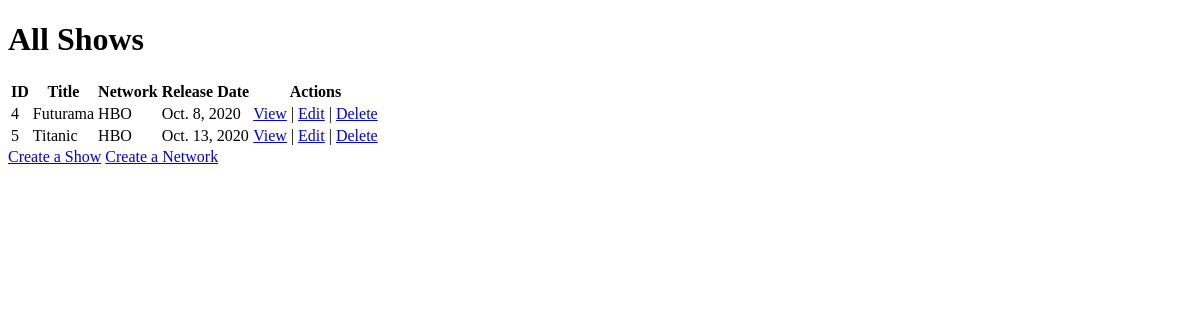
The app's page /shows, older data.
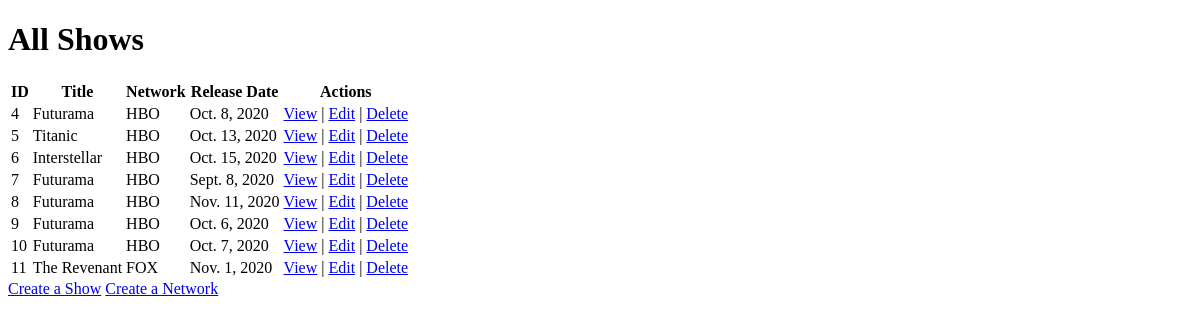
The same page, newer data.
### tv_app/models.py (models this page shows)
class Show(models.Model):
    title = models.CharField(max_length=255)
    release_date = models.DateField(blank=True)
    network = models.ForeignKey(Network, related_name = 'shows', on_delete = models.CASCADE)
    desc = models.TextField(blank=True)
    created_at = models.DateTimeField(auto_now_add=True)
    updated_at = models.DateTimeField(auto_now=True)
    objects = TV_Manager()

class Network(models.Model):
    name = models.CharField(max_length=255)
    created_at = models.DateTimeField(auto_now_add=True)
    updated_at = models.DateTimeField(auto_now=True)

### tv_app/views.py (the view)
# urls.py: path('shows', views.shows),
def shows(request):
    context = {
        'all_shows' : Show.objects.all()
    }
    return render(request, 'all_tv_shows.html', context)

### tv_app/templates/all_tv_shows.html (shortened to what this page needs)
<!DOCTYPE html>
<html lang="en">
<head>
</head>
<body>
    <h1>All Shows</h1>
    <table>
        <tr>
            <th>ID</th>
            <th>Title</th>
            <th>Network</th>
            <th>Release Date</th>
            <th>Actions</th>
        </tr>
        {% for show in all_shows %}
        <tr>
            <td>{{show.id}}</td>
            <td>{{show.title}}</td>
            <td>{{show.network.name}}</td>
            <td>{{show.release_date}}</td>
            <td><a href="/shows/{{show.id}}">View</a> | <a href="shows/{{show.id}}/edit">Edit</a> | <a href="shows/{{show.id}}/destroy">Delete</a></td>
        </tr>
        {% endfor %}
    </table>
    <a href="/shows/create">Create a Show</a>
    <a href="/networks/create">Create a Network</a>
</body>
</html>

Row changes from the older to the newer data that the page shows:
added Show: id "6", title "Interstellar", network.name "HBO", release_date "Oct. 15, 2020"
added Show: id "7", title "Futurama", network.name "HBO", release_date "Sept. 8, 2020"
added Show: id "8", title "Futurama", network.name "HBO", release_date "Nov. 11, 2020"
added Show: id "9", title "Futurama", network.name "HBO", release_date "Oct. 6, 2020"
added Show: id "10", title "Futurama", network.name "HBO", release_date "Oct. 7, 2020"
added Show: id "11", title "The Revenant", network.name "FOX", release_date "Nov. 1, 2020"
